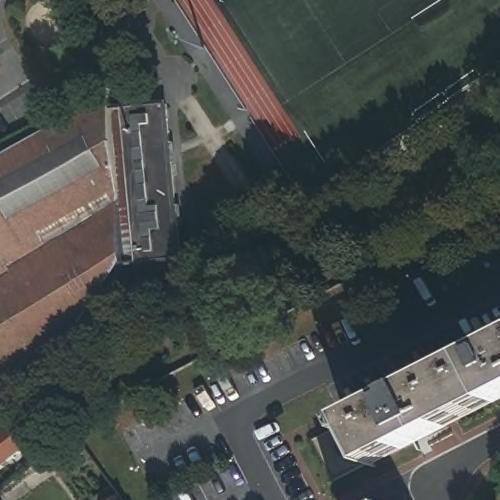
#> input picture CADOT_YOLO/train/images/75-2021-0650-6860-LA93-0M20-E080-1894_jpeg_jpg.rf.6f7e9e8763bfd27d8f552f5f9c9beae1.jpg, 500 x 500 px; its folder holds 4 pictures in this run
$ python prepare_inpainting.py
#> lines starting #> are read from the running program, lines starting #| are printed output that depends on the picture; after the words box and inside, x2 and y2 are one past the last pixel; in counts of white or black regions, pixels touching at a corner belong together
import cv2
import os
import numpy as np
from pathlib import Path
import random
from tqdm import tqdm

# --- CONFIGURATION ---
IMG_DIR = Path("CADOT_YOLO/train/images")
LBL_DIR = Path("CADOT_YOLO/train/labels")
OUTPUT_DIR = Path("1_inpainting_preparation")

# Parameters
CLASS_ID = 1      # Basketball ID
OBJ_W_PX = 100    # Desired width (in pixels, approx)
OBJ_H_PX = 70     # Desired height
COUNT = 15        # Number of images to prepare

def check_overlap(new_box, existing_boxes):
    """Checks if the new box overlaps with existing objects"""
    nx1, ny1, nx2, ny2 = new_box
    for bbox in existing_boxes:
        # bbox is in pixel format (x1, y1, x2, y2)
        ex1, ey1, ex2, ey2 = bbox

        # Intersection calculation
        ix1 = max(nx1, ex1)
        iy1 = max(ny1, ey1)
        ix2 = min(nx2, ex2)
        iy2 = min(ny2, ey2)

        if ix1 < ix2 and iy1 < iy2:
            return True # Overlap detected
    return False

def prepare_masks():
    if OUTPUT_DIR.exists():
        import shutil
        shutil.rmtree(OUTPUT_DIR)
    OUTPUT_DIR.mkdir(parents=True)
    (OUTPUT_DIR / "images").mkdir()
    (OUTPUT_DIR / "masks").mkdir()
    (OUTPUT_DIR / "coords").mkdir()

    print(f">>> Searching for empty spots for {COUNT} basketball courts...")

    img_files = list(IMG_DIR.glob("*.jpg"))
    random.shuffle(img_files) # Shuffle to vary backgrounds

    success_count = 0

    for img_path in tqdm(img_files):
        if success_count >= COUNT: break

        # 1. Read image and existing labels
        img = cv2.imread(str(img_path))
#> img is the input picture: shape (500, 500, 3); mean B, G, R 74.9, 77.6, 72.4
        if img is None: continue
        h_img, w_img, _ = img.shape
#> h_img = 500; w_img = 500

        lbl_path = LBL_DIR / (img_path.stem + ".txt")
        existing_boxes = []

        if lbl_path.exists():
            with open(lbl_path, 'r') as f:
                lines = f.readlines()
            for line in lines:
                parts = line.split()
                # YOLO -> Pixels conversion (x1, y1, x2, y2)
                xc, yc, w, h = map(float, parts[1:])
                x1 = int((xc - w/2) * w_img)
                y1 = int((yc - h/2) * h_img)
                x2 = int((xc + w/2) * w_img)
                y2 = int((yc + h / 2) * h_img)
                existing_boxes.append([x1, y1, x2, y2])

        # 2. Search for an empty spot (Random attempts)
        found_spot = False
        target_box = None

        for _ in range(50): # 50 attempts per image
            # 20px safety margin at edges
            x1 = random.randint(20, w_img - OBJ_W_PX - 20)
            y1 = random.randint(20, h_img - OBJ_H_PX - 20)
            x2 = x1 + OBJ_W_PX
            y2 = y1 + OBJ_H_PX

            new_box = [x1, y1, x2, y2]

            if not check_overlap(new_box, existing_boxes):
                found_spot = True
                target_box = new_box
                break

        if not found_spot: continue # Image too cluttered, skipping

        # 3. Create the mask (White on Black background)
        # This is required by tools like Stable Diffusion Inpainting
        mask = np.zeros((h_img, w_img), dtype=np.uint8)
        cv2.rectangle(mask, (target_box[0], target_box[1]), (target_box[2], target_box[3]), 255, -1)
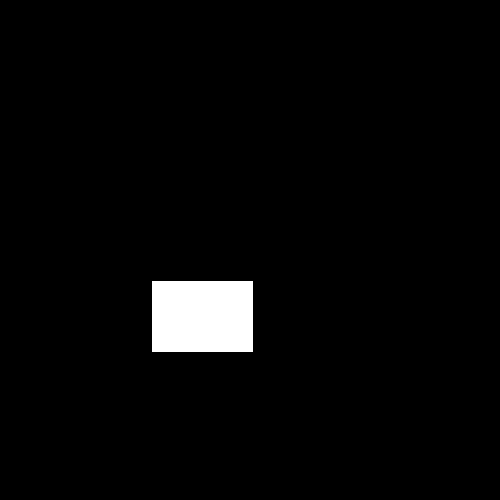
#> mask: shape (500, 500); 2.9% white; 1 white region, box (x1, y1, x2, y2) and area: (152, 281, 253, 352) 7171

        # 4. Save files
        basename = f"basket_gen_{success_count}_{img_path.stem}"

        # A. Original image (for upload)
        cv2.imwrite(str(OUTPUT_DIR / "images" / (basename + ".jpg")), img)

        # B. Mask (to tell AI where to draw)
        cv2.imwrite(str(OUTPUT_DIR / "masks" / (basename + ".png")), mask)

        # C. YOLO coordinates (for later)
        # Calculate normalized coordinates of the FUTURE object
        xc = (target_box[0] + OBJ_W_PX/2) / w_img
#> xc = 0.404
        yc = (target_box[1] + OBJ_H_PX/2) / h_img
#> yc = 0.632
        wn = OBJ_W_PX / w_img
#> wn = 0.2
        hn = OBJ_H_PX / h_img
#> hn = 0.14

        with open(OUTPUT_DIR / "coords" / (basename + ".txt"), 'w') as f:
            f.write(f"{CLASS_ID} {xc:.6f} {yc:.6f} {wn:.6f} {hn:.6f}\n")

        success_count += 1
#> pass 2 of the loop in prepare_masks, `for img_path in tqdm(img_files):`:
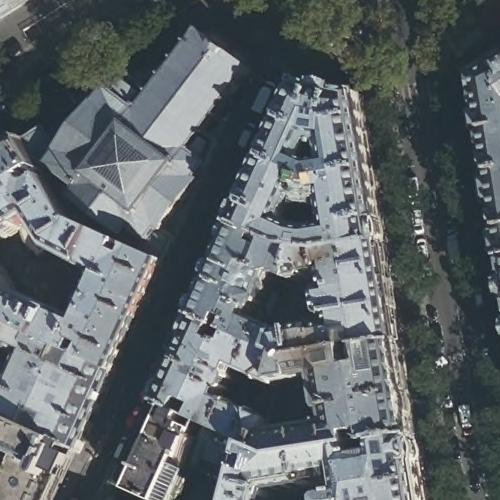
#> input picture CADOT_YOLO/train/images/75-2021-0645-6865-LA93-0M20-E080-776_jpeg_jpg.rf.e9562c4a5d1f9e5f7ac52a4d8483f054.jpg, 500 x 500 px
#> in prepare_masks, img is the input picture: shape (500, 500, 3); mean B, G, R 104.7, 101.9, 94.9
#> in prepare_masks, `cv2.rectangle(mask, (target_box[0], target_box[1]), (target_box[2], ta..`:
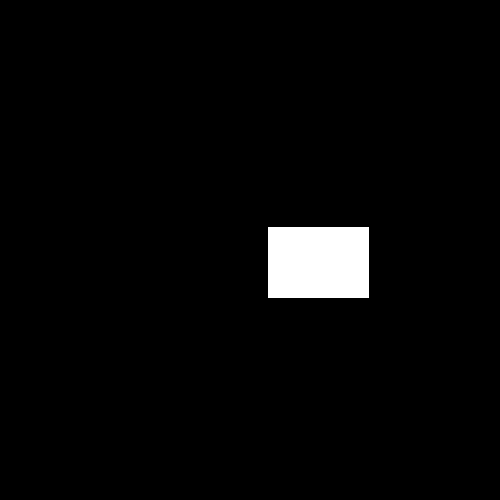
#> mask: shape (500, 500); 2.9% white; 1 white region, box (x1, y1, x2, y2) and area: (268, 227, 369, 298) 7171
#> pass 3 of the loop in prepare_masks, `for img_path in tqdm(img_files):`:
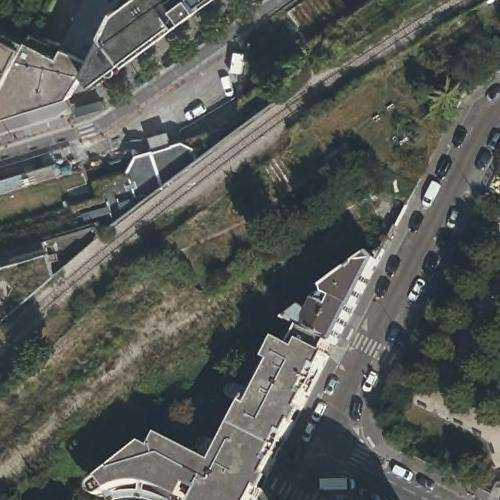
#> input picture CADOT_YOLO/train/images/75-2021-0645-6870-LA93-0M20-E080-1900_jpeg_jpg.rf.4f39e49c93a8fdada71ca4fb8f36226f.jpg, 500 x 500 px
#> in prepare_masks, img is the input picture: shape (500, 500, 3); mean B, G, R 86.5, 91.6, 87.4
#> in prepare_masks, `cv2.rectangle(mask, (target_box[0], target_box[1]), (target_box[2], ta..`:
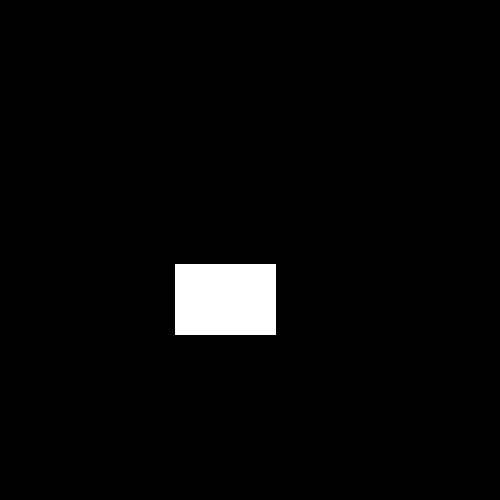
#> mask: shape (500, 500); 2.9% white; 1 white region, box (x1, y1, x2, y2) and area: (175, 264, 276, 335) 7171
#> the loop made 4 passes; the first 3 are shown

    print(f"\n Ready! {success_count} generation kits in 1_inpainting_preparation/")
    print("Use the images in 'images/' and the masks in 'masks/' with your inpainting tool.")

if __name__ == "__main__":
    prepare_masks()
